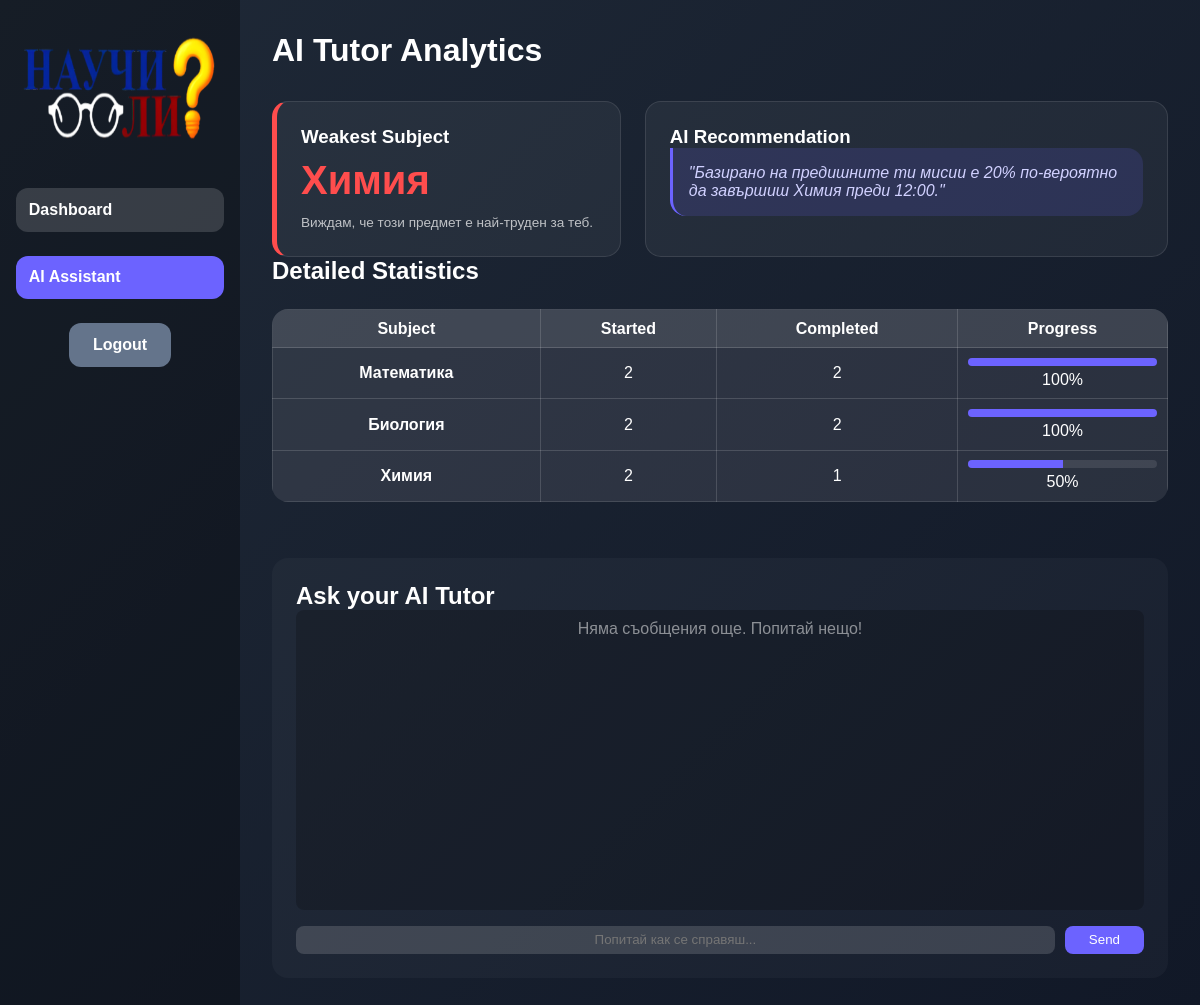
/ai_assistant (signed in), run on the app's committed database.
### app.py (models this page shows)
class Mission(db.Model):
    id = db.Column(db.Integer, primary_key=True)
    title = db.Column(db.String(200))
    duration = db.Column(db.Integer)      # <--- Make sure this line exists!
    xp_reward = db.Column(db.Integer)
    completed = db.Column(db.Boolean, default=False)
    remaining_seconds = db.Column(db.Integer, default=0)
    user_id = db.Column(db.Integer, db.ForeignKey('user.id'))

### app.py (the view)
@app.route('/ai_assistant')
@login_required
def ai_assistant():
    weakest_subject = get_weakest_subject(current_user.id)
    all_missions = Mission.query.filter_by(user_id=current_user.id).all()
    subject_stats = {}
    for m in all_missions:
        subj = m.title.replace("Study Session: ", "")
        if subj not in subject_stats:
            subject_stats[subj] = {'total': 0, 'completed': 0}
        subject_stats[subj]['total'] += 1
        if m.completed:
            subject_stats[subj]['completed'] += 1
    chat_history = ChatMessage.query.filter_by(user_id=current_user.id).order_by(ChatMessage.timestamp.asc()).all()
    return render_template('ai_assistant.html',
                           stats=subject_stats,
                           weakest_subject=weakest_subject,
                           chat_history=chat_history) # <--- Make sure this is here!

### app.py (called while the page is built)
@login_manager.user_loader
def load_user(user_id):
    return User.query.get(int(user_id))

def get_weakest_subject(user_id):
    all_missions = Mission.query.filter_by(user_id=user_id).all()
    if not all_missions:
        return "None yet"
    subject_stats = {}
    for m in all_missions:
        subj = m.title.replace("Study Session: ", "")
        if subj not in subject_stats:
            subject_stats[subj] = {'total': 0, 'completed': 0}
        subject_stats[subj]['total'] += 1
        if m.completed:
            subject_stats[subj]['completed'] += 1
    weakest_subject = "None yet"
    lowest_rate = 101
    for subj, stats in subject_stats.items():
        rate = (stats['completed'] / stats['total']) * 100
        if rate < lowest_rate:
            lowest_rate = rate
            weakest_subject = subj
    return weakest_subject

### templates/ai_assistant.html (shortened to what this page needs)
<!DOCTYPE html>
<html lang="bg">
<head>
    <link rel="stylesheet" href="{{ url_for('static', filename='style.css') }}">
</head>
<body>
    <div class="container">
        <div class="sidebar">
            <div class="logo"><img src="{{ url_for('static', filename='logo.png') }}"></div>
            <a href="{{ url_for('dashboard') }}" class="tab-button">Dashboard</a>
            <a href="{{ url_for('ai_assistant') }}" class="tab-button active">AI Assistant</a>
            <a href="{{ url_for('logout') }}" class="back-btn">Logout</a>
        </div>
        <div class="content-area">
            <h1>AI Tutor Analytics</h1>
            <div class="ai-grid">
                <div class="ai-card highlight">
                    <h3>Weakest Subject</h3>
                    <p class="stat-focus">{{ weakest_subject }}</p>
                    <p class="ai-hint">Виждам, че този предмет е най-труден за теб.</p>
                </div>
                <div class="ai-card">
                    <h3>AI Recommendation</h3>
                    <div class="chat-bubble">
                        "Базирано на предишните ти мисии е 20% по-вероятно да завършиш {{ weakest_subject }} преди
                        12:00."
                    </div>
                </div>
            </div>
            <div class="stats-container">
                <h2>Detailed Statistics</h2>
                <table>
                    <thead>
                        <tr>
                            <th>Subject</th>
                            <th>Started</th>
                            <th>Completed</th>
                            <th>Progress</th>
                        </tr>
                    </thead>
                    <tbody>
                        {% for subj, data in stats.items() %}
                        {% set rate = (data.completed / data.total * 100)|round|int %}
                        <tr>
                            <td><strong>{{ subj }}</strong></td>
                            <td>{{ data.total }}</td>
                            <td>{{ data.completed }}</td>
                            <td>
                                <div class="progress-bg">
                                    <div class="progress-fill" style="width: {{ rate }}%;"></div>
                                </div>
                                <span>{{ rate }}%</span>
                            </td>
                        </tr>
                        {% endfor %}
                    </tbody>
                </table>
            </div>
            <div class="chat-section">
                <h2>Ask your AI Tutor</h2>
                <div class="chat-window" id="chatWindow">
                    {% if chat_history %}
                    {% for msg in chat_history %}
                    <div class="message {{ 'ai-msg' if msg.is_ai else 'user-msg' }}">
                        {{ msg.content }}
                    </div>
                    {% endfor %}
                    {% else %}
                    <p style="text-align: center; opacity: 0.5;">Няма съобщения още. Попитай нещо!</p>
                    {% endif %}
                </div>
                <form action="{{ url_for('ask_ai') }}" method="POST" class="chat-input-area">
                    <input type="text" name="message" placeholder="Попитай как се справяш..." required>
                    <button type="submit" onclick="showLoading()">Send</button>
                </form>
            </div>
        </div>
    </div>
</body>
</html>

### static/style.css (style rules this page uses)
* { margin: 0; padding: 0; box-sizing: border-box; font-family: Arial, Helvetica, sans-serif; }
body { background: linear-gradient(135deg, #1f2937, #111827); color: #fff; min-height: 100vh; }
.container { display: flex; min-height: 100vh; }
.sidebar { width: 15rem; background: rgba(0,0,0,0.3); display: flex; flex-direction: column; align-items: center; padding: 2rem 1rem; gap: 1.5rem; }
.sidebar .logo img { width: 15rem; height: 7rem; margin-bottom: 1rem; filter: brightness(120%); }
.sidebar .tab-button { width: 100%; padding: 0.8rem; background: rgba(255,255,255,0.15); border: none; text-decoration: none; border-radius: 0.75rem; color: #fff; font-weight: bold; cursor: pointer; transition: background 0.2s; }
.tab-button { width: 100%; padding: 0.8rem; background: rgba(255,255,255,0.15); border: none; border-radius: 0.75rem; color: #fff; font-weight: bold; cursor: pointer; transition: background 0.2s; }
.tab-button.active { background: #6c63ff; }
.content-area { flex: 1; padding: 2rem; display: flex; flex-direction: column; }
.back-btn { display: inline-block; padding: 0.8rem 1.5rem; background: #64748b; border-radius: 0.75rem; text-decoration: none; color: white; font-weight: bold; transition: 0.3s; }
a { color: #3b82f6; }
.content-area table { width: 100%; border-collapse: collapse; margin: 1.5rem 0; background: rgba(255,255,255,0.05); border-radius: 1rem; overflow: hidden; }
.content-area th, .content-area td { border: 1px solid rgba(255,255,255,0.15); padding: 0.6rem; text-align: center; }
.content-area th { background: rgba(255,255,255,0.12); font-weight: bold; }
.content-area td { background: rgba(255,255,255,0.04); }
.content-area input[type="text"] { width: 95%; padding: 0.4rem; border-radius: 0.5rem; border: none; outline: none; text-align: center; background: rgba(255,255,255,0.15); color: white; transition: 0.2s; }
.ai-grid { display: grid; grid-template-columns: 1fr 1.5fr; gap: 1.5rem; margin-top: 2rem; }
.ai-card { background: rgba(255, 255, 255, 0.05); padding: 1.5rem; border-radius: 1rem; border: 1px solid rgba(255, 255, 255, 0.1); }
.ai-card.highlight { border-left: 5px solid #ff4d4d; }
.stat-focus { font-size: 2.5rem; font-weight: bold; color: #ff4d4d; margin: 10px 0; }
.ai-hint { font-size: 0.85rem; opacity: 0.7; line-height: 1.4; }
.chat-bubble { background: rgba(108, 99, 255, 0.15); padding: 1rem; border-radius: 0 1rem 1rem 1rem; font-style: italic; color: #d1d1ff; border-left: 3px solid #6c63ff; }
.progress-bg { width: 100%; background: rgba(255,255,255,0.1); height: 8px; border-radius: 4px; overflow: hidden; margin-bottom: 5px; }
.progress-fill { height: 100%; background: #6c63ff; transition: width 0.5s ease-in-out; }
.chat-section { margin-top: 2rem; background: rgba(255, 255, 255, 0.03); padding: 1.5rem; border-radius: 1rem; }
.chat-window { height: 300px; overflow-y: auto; display: flex; flex-direction: column; gap: 10px; padding: 10px; background: rgba(0, 0, 0, 0.2); border-radius: 0.5rem; margin-bottom: 1rem; }
.chat-input-area { display: flex; gap: 10px; }
.chat-input-area input { flex-grow: 1; background: rgba(255, 255, 255, 0.1); border: 1px solid rgba(255, 255, 255, 0.2); padding: 0.8rem; border-radius: 0.5rem; color: white; }
.chat-input-area button { background: #6c63ff; color: white; border: none; padding: 0 1.5rem; border-radius: 0.5rem; cursor: pointer; }
:root { --primary: #6c63ff; --success: #22c55e; --error: #ef4444; --accent: #ffd700; }

### data on the page
Mission: title "Химия", total "2", completed "1", xp_reward "50"
Mission: title "Математика", total "2", completed "2", rate "100"
Mission: title "Биология", total "2", completed "2", rate "100"
